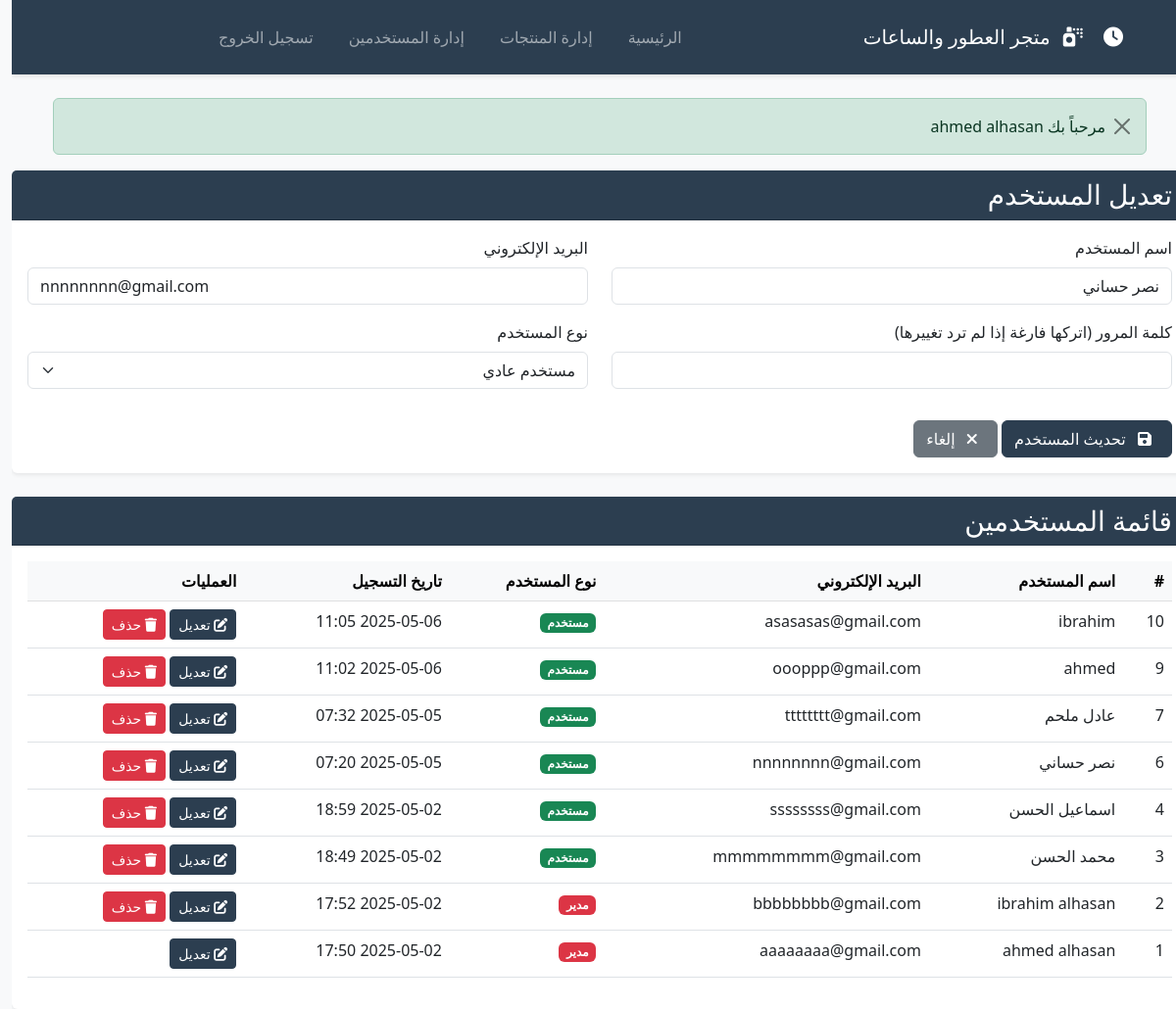
/users.php?edit=6 (signed in), run on the app's committed database.
### tables this page shows
CREATE TABLE `users` (
  `id` int(11) NOT NULL,
  `username` varchar(50) NOT NULL,
  `email` varchar(100) NOT NULL,
  `password` varchar(255) NOT NULL,
  `role` enum('user','admin') DEFAULT 'user',
  `created_at` timestamp NOT NULL DEFAULT current_timestamp()
);

### users.php (the view, shortened to what this page needs)
<?php
require_once 'config/database.php';
$edit_user = null;
if (isset($_GET['edit']) && is_numeric($_GET['edit'])) {
    $stmt = $conn->prepare("SELECT id, username, email, role FROM users WHERE id = ?");
    $stmt->execute([$_GET['edit']]);
    $edit_user = $stmt->fetch(PDO::FETCH_ASSOC);
}
$stmt = $conn->query("SELECT * FROM users ORDER BY created_at DESC");
$users = $stmt->fetchAll(PDO::FETCH_ASSOC);
require_once 'includes/header.php';
?>
<div class="row mb-4">
    <div class="col-md-12">
        <div class="card shadow-sm">
            <div style="background-color:#2c3e50" class="card-header  text-white">
                <h3 class="card-title mb-0"><?php echo $edit_user ? 'تعديل المستخدم' : 'إضافة مستخدم جديد'; ?></h3>
            </div>
            <div class="card-body">
                <form method="POST" class="needs-validation" novalidate>
                    <div class="row">
                        <div class="col-md-6 mb-3">
                            <label for="username" class="form-label">اسم المستخدم</label>
                            <input type="text" class="form-control" id="username" name="username"
                                   value="<?php echo $edit_user ? htmlspecialchars($edit_user['username']) : ''; ?>" required>
                        </div>
                        <div class="col-md-6 mb-3">
                            <label for="email" class="form-label">البريد الإلكتروني</label>
                            <input type="email" class="form-control" id="email" name="email"
                                   value="<?php echo $edit_user ? htmlspecialchars($edit_user['email']) : ''; ?>" required>
                        </div>
                    </div>
                    <div class="row">
                        <div class="col-md-6 mb-3">
                            <label for="password" class="form-label">
                                <?php echo $edit_user ? 'كلمة المرور (اتركها فارغة إذا لم ترد تغييرها)' : 'كلمة المرور'; ?>
                            </label>
                            <input type="password" class="form-control" id="password" name="password"
                                   <?php echo !$edit_user ? 'required' : ''; ?>>
                        </div>
                        <div  class="col-md-6 mb-3">
                            <label for="role" class="form-label">نوع المستخدم</label>
                            <select class="form-select" id="role" name="role" required>
                                <option value="user" <?php echo ($edit_user && $edit_user['role'] === 'user') ? 'selected' : ''; ?>>مستخدم عادي</option>
                            </select>
                        </div>
                    </div>
                    <div class="mt-3">
                        <button type="submit" class="btn btn-primary">
                            <i class="fas fa-save me-2"></i>
                            <?php echo $edit_user ? 'تحديث المستخدم' : 'إضافة المستخدم'; ?>
                        </button>
                        <?php if ($edit_user): ?>
                            <a href="users.php" class="btn btn-secondary">
                                <i class="fas fa-times me-2"></i>
                                إلغاء
                            </a>
                        <?php endif; ?>
                    </div>
                </form>
            </div>
        </div>
    </div>
</div>
<div class="row">
    <div class="col-md-12">
        <div class="card shadow-sm">
            <div  style="    background-color:#2c3e50 ;
                       " class="card-header text-white">
                <h3 class="card-title mb-0">قائمة المستخدمين</h3>
            </div>
            <div class="card-body">
                <div class="table-responsive">
                    <table class="table table-hover">
                        <thead class="table-light">
                            <tr>
                                <th>#</th>
                                <th>اسم المستخدم</th>
                                <th>البريد الإلكتروني</th>
                                <th>نوع المستخدم</th>
                                <th>تاريخ التسجيل</th>
                                <th>العمليات</th>
                            </tr>
                        </thead>
                        <tbody>
                            <?php foreach ($users as $user): ?>
                                <tr>
                                    <td><?php echo $user['id']; ?></td>
                                    <td><?php echo htmlspecialchars($user['username']); ?></td>
                                    <td><?php echo htmlspecialchars($user['email']); ?></td>
                                    <td>
                                        <span class="badge bg-<?php echo $user['role'] === 'admin' ? 'danger' : 'success'; ?>">
                                            <?php echo $user['role'] === 'admin' ? 'مدير' : 'مستخدم'; ?>
                                        </span>
                                    </td>
                                    <td><?php echo date('Y-m-d H:i', strtotime($user['created_at'])); ?></td>
                                    <td>
                                        <a href="users.php?edit=<?php echo $user['id']; ?>"
                                           class="btn btn-sm btn-primary">
                                            <i class="fas fa-edit"></i>
                                            تعديل
                                        </a>
                                        <?php if ($user['id'] !== $_SESSION['user_id']): ?>
                                            <a href="users.php?delete=<?php echo $user['id']; ?>"
                                               class="btn btn-sm btn-danger"
                                               onclick="return confirm('هل أنت متأكد من حذف هذا المستخدم؟');">
                                                <i class="fas fa-trash"></i>
                                                حذف
                                            </a>
                                        <?php endif; ?>
                                    </td>
                                </tr>
                            <?php endforeach; ?>
                        </tbody>
                    </table>
                </div>
            </div>
        </div>
    </div>
</div>

### includes/header.php (style rules this page uses)
:root { --primary-color: #2c3e50; --secondary-color: #34495e; --accent-color: #e74c3c; }
.card { border: none; transition: transform 0.3s ease, box-shadow 0.3s ease; }
.btn-primary { background-color: var(--primary-color); border-color: var(--primary-color); }

### data on the page
users: username "نصر حساني", email "nnnnnnnn@gmail.com", role "مستخدم عادي", created_at "2025-05-05 07:20"
users: id "10", username "ibrahim", email "asasasas@gmail.com", role "مستخدم", created_at "2025-05-06 11:05"
users: username "ahmed", email "oooppp@gmail.com", role "مستخدم", created_at "2025-05-06 11:02"
users: username "عادل ملحم", email "tttttttt@gmail.com", role "مستخدم", created_at "2025-05-05 07:32"
users: username "اسماعيل الحسن", email "ssssssss@gmail.com", role "مستخدم", created_at "2025-05-02 18:59"
users: username "محمد الحسن", email "mmmmmmmm@gmail.com", role "مستخدم", created_at "2025-05-02 18:49"
users: username "ibrahim alhasan", email "bbbbbbbb@gmail.com", role "مدير", created_at "2025-05-02 17:52"
users: username "ahmed alhasan", email "aaaaaaaa@gmail.com", role "مدير", created_at "2025-05-02 17:50"

### other printed values
$_SESSION['message'] "مرحباً بك ahmed alhasan"
